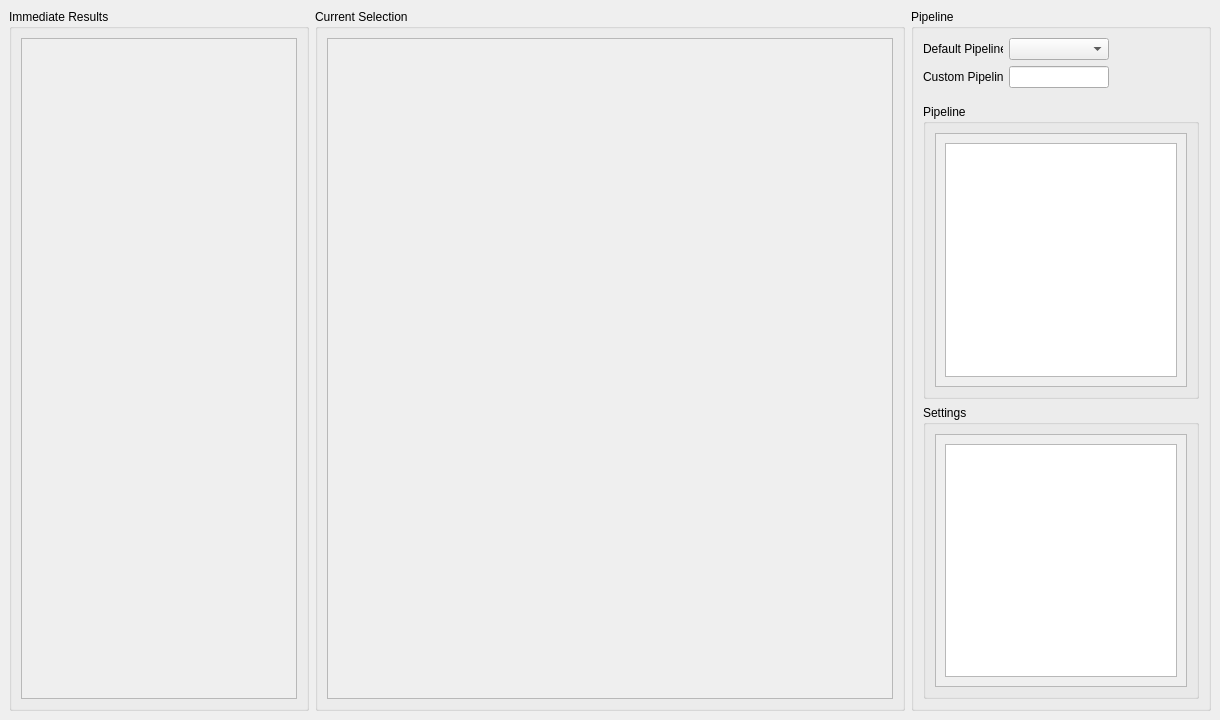
<?xml version="1.0" encoding="UTF-8"?>
<ui version="4.0">
 <class>MainWindow</class>
 <widget class="QMainWindow" name="MainWindow">
  <property name="geometry">
   <rect>
    <x>0</x>
    <y>0</y>
    <width>1220</width>
    <height>720</height>
   </rect>
  </property>
  <property name="windowTitle">
   <string>MainWindow</string>
  </property>
  <widget class="QWidget" name="CentralView">
   <layout class="QVBoxLayout" name="verticalLayout_3">
    <item>
     <layout class="QHBoxLayout" name="horizontalLayout_4">
      <item>
       <widget class="QGroupBox" name="groupBox">
        <property name="minimumSize">
         <size>
          <width>300</width>
          <height>500</height>
         </size>
        </property>
        <property name="maximumSize">
         <size>
          <width>300</width>
          <height>16777215</height>
         </size>
        </property>
        <property name="title">
         <string>Immediate Results</string>
        </property>
        <layout class="QVBoxLayout" name="verticalLayout_6">
         <item>
          <widget class="QScrollArea" name="scrollArea_4">
           <property name="widgetResizable">
            <bool>true</bool>
           </property>
           <widget class="QWidget" name="scrollAreaWidgetContents_5">
            <property name="geometry">
             <rect>
              <x>0</x>
              <y>0</y>
              <width>278</width>
              <height>665</height>
             </rect>
            </property>
           </widget>
          </widget>
         </item>
        </layout>
       </widget>
      </item>
      <item>
       <widget class="QGroupBox" name="groupBox_4">
        <property name="minimumSize">
         <size>
          <width>300</width>
          <height>500</height>
         </size>
        </property>
        <property name="title">
         <string>Current Selection</string>
        </property>
        <layout class="QVBoxLayout" name="verticalLayout_7">
         <item>
          <widget class="QScrollArea" name="scrollArea_3">
           <property name="widgetResizable">
            <bool>true</bool>
           </property>
           <widget class="QWidget" name="scrollAreaWidgetContents_4">
            <property name="geometry">
             <rect>
              <x>0</x>
              <y>0</y>
              <width>566</width>
              <height>665</height>
             </rect>
            </property>
           </widget>
          </widget>
         </item>
        </layout>
       </widget>
      </item>
      <item>
       <widget class="QGroupBox" name="groupBox_2">
        <property name="minimumSize">
         <size>
          <width>300</width>
          <height>500</height>
         </size>
        </property>
        <property name="maximumSize">
         <size>
          <width>300</width>
          <height>16777215</height>
         </size>
        </property>
        <property name="title">
         <string>Pipeline</string>
        </property>
        <layout class="QGridLayout" name="gridLayout">
         <item row="0" column="1" colspan="2">
          <widget class="QComboBox" name="comboBox">
           <property name="minimumSize">
            <size>
             <width>100</width>
             <height>0</height>
            </size>
           </property>
           <property name="maximumSize">
            <size>
             <width>100</width>
             <height>16777215</height>
            </size>
           </property>
          </widget>
         </item>
         <item row="1" column="0">
          <widget class="QLabel" name="label_2">
           <property name="minimumSize">
            <size>
             <width>80</width>
             <height>0</height>
            </size>
           </property>
           <property name="maximumSize">
            <size>
             <width>80</width>
             <height>16777215</height>
            </size>
           </property>
           <property name="text">
            <string>Custom Pipeline</string>
           </property>
          </widget>
         </item>
         <item row="1" column="1" colspan="2">
          <widget class="QLineEdit" name="lineEdit">
           <property name="sizePolicy">
            <sizepolicy hsizetype="Preferred" vsizetype="Fixed">
             <horstretch>0</horstretch>
             <verstretch>0</verstretch>
            </sizepolicy>
           </property>
           <property name="minimumSize">
            <size>
             <width>100</width>
             <height>0</height>
            </size>
           </property>
           <property name="maximumSize">
            <size>
             <width>100</width>
             <height>16777215</height>
            </size>
           </property>
          </widget>
         </item>
         <item row="0" column="0">
          <widget class="QLabel" name="label">
           <property name="minimumSize">
            <size>
             <width>80</width>
             <height>0</height>
            </size>
           </property>
           <property name="maximumSize">
            <size>
             <width>80</width>
             <height>16777215</height>
            </size>
           </property>
           <property name="text">
            <string>Default Pipelines</string>
           </property>
          </widget>
         </item>
         <item row="3" column="0" colspan="3">
          <widget class="QGroupBox" name="groupBox_5">
           <property name="title">
            <string>Pipeline</string>
           </property>
           <layout class="QVBoxLayout" name="verticalLayout_2">
            <item>
             <widget class="QScrollArea" name="scrollArea">
              <property name="widgetResizable">
               <bool>true</bool>
              </property>
              <widget class="QWidget" name="scrollAreaWidgetContents_2">
               <property name="geometry">
                <rect>
                 <x>0</x>
                 <y>0</y>
                 <width>258</width>
                 <height>262</height>
                </rect>
               </property>
               <layout class="QVBoxLayout" name="verticalLayout_4">
                <item>
                 <widget class="QListView" name="listView_5"/>
                </item>
               </layout>
              </widget>
             </widget>
            </item>
           </layout>
          </widget>
         </item>
         <item row="4" column="0" colspan="3">
          <widget class="QGroupBox" name="groupBox_3">
           <property name="title">
            <string>Settings</string>
           </property>
           <layout class="QVBoxLayout" name="verticalLayout">
            <item>
             <widget class="QScrollArea" name="scrollArea_2">
              <property name="widgetResizable">
               <bool>true</bool>
              </property>
              <widget class="QWidget" name="scrollAreaWidgetContents_3">
               <property name="geometry">
                <rect>
                 <x>0</x>
                 <y>0</y>
                 <width>258</width>
                 <height>261</height>
                </rect>
               </property>
               <layout class="QVBoxLayout" name="verticalLayout_5">
                <item>
                 <widget class="QListView" name="listView_4"/>
                </item>
               </layout>
              </widget>
             </widget>
            </item>
           </layout>
          </widget>
         </item>
         <item row="2" column="1">
          <spacer name="verticalSpacer">
           <property name="orientation">
            <enum>Qt::Vertical</enum>
           </property>
           <property name="sizeType">
            <enum>QSizePolicy::Fixed</enum>
           </property>
           <property name="sizeHint" stdset="0">
            <size>
             <width>0</width>
             <height>10</height>
            </size>
           </property>
          </spacer>
         </item>
        </layout>
        <zorder>lineEdit</zorder>
        <zorder>label_2</zorder>
        <zorder>label</zorder>
        <zorder>comboBox</zorder>
        <zorder>groupBox_3</zorder>
        <zorder>groupBox_5</zorder>
        <zorder>verticalSpacer</zorder>
       </widget>
      </item>
     </layout>
    </item>
   </layout>
   <zorder>horizontalLayoutWidget</zorder>
   <zorder>layoutWidget</zorder>
   <zorder>groupBox_2</zorder>
   <zorder>groupBox</zorder>
   <zorder>groupBox_4</zorder>
   <zorder>groupBox</zorder>
   <zorder>groupBox_2</zorder>
  </widget>
  <action name="PipelineMenu">
   <property name="text">
    <string>Pipeline</string>
   </property>
   <property name="toolTip">
    <string>Menuentrys for saving and loading pipelines</string>
   </property>
  </action>
  <action name="actionImages">
   <property name="text">
    <string>Images</string>
   </property>
   <property name="toolTip">
    <string>Menu for saving and loading images</string>
   </property>
  </action>
  <action name="actionLoad">
   <property name="text">
    <string>Load</string>
   </property>
   <property name="toolTip">
    <string>Load a presaved pipeline in json format</string>
   </property>
  </action>
  <action name="actionSave">
   <property name="text">
    <string>Save</string>
   </property>
   <property name="toolTip">
    <string>Save the pipeline settings in a json format. You can load your specified Pipeline in later program calls to process the same settings on other images.</string>
   </property>
  </action>
  <action name="actionLoad_2">
   <property name="text">
    <string>Load</string>
   </property>
   <property name="toolTip">
    <string>Load a presaved Pipeline in json format.</string>
   </property>
  </action>
  <action name="actionSave_2">
   <property name="text">
    <string>Specify Output location</string>
   </property>
   <property name="toolTip">
    <string>Specify the default output location in yout file system. Your processed images and graphs will be stored there after processing.</string>
   </property>
  </action>
  <action name="actionLoad_3">
   <property name="text">
    <string>Load Image</string>
   </property>
   <property name="toolTip">
    <string>Load a single image file from the file system.</string>
   </property>
  </action>
  <action name="actionLoad_Image_Folder">
   <property name="text">
    <string>Load Image Folder</string>
   </property>
   <property name="toolTip">
    <string>Load a complete folder of images. To display immediate results, the program will use the first image of the folder as default.</string>
   </property>
  </action>
 </widget>
 <resources/>
 <connections/>
</ui>
